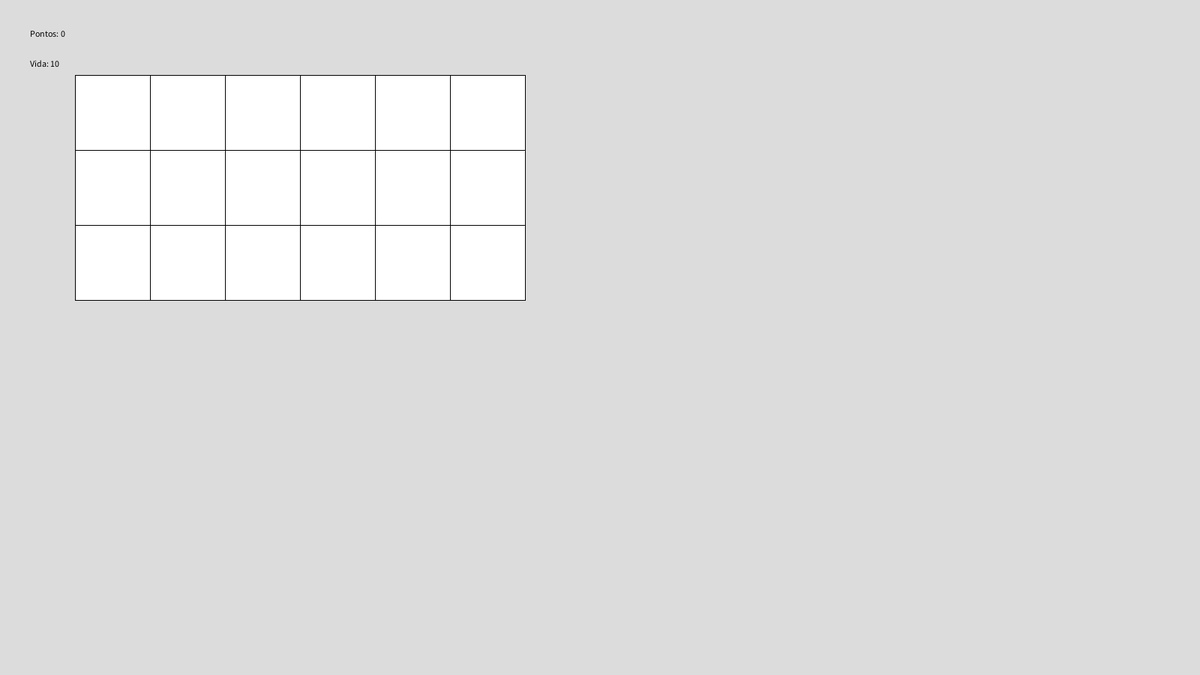
Frame 1 (no input)
Frame 60 (the mouse pressed at the canvas centre just before this capture): identical to frame 1, image omitted
Frame 120 (the mouse held since frame 60 and released just before this capture): identical to frame 1, image omitted

The Processing sketch that drew this single still picture (run headless with seeded random() and noise(); from frame 60 on, the mouse is pressed at the canvas centre):

// Processing sketch: Jogo_da_Memoria
// ── Jogo_da_Memoria.pde
ArrayList<Card> cards;
int listSize = 18;
int points = 0;
int lifePoints = 10;
Card selectedCard;
boolean gameFinished;

void setup(){
  size(1600, 900);
  cards = new ArrayList<Card>();
  ArrayList<Card> valueCards = new ArrayList<Card>();
  Card card;
  
  //quantidade vai depender da dificuldade
  for (int i = 1; i <= listSize; i++){
    if (i <= listSize/2){  //gerando só para metade e dps randomizar os que foram gerados entre o resto
      card = new Card(i, listSize, (char) int(random(33, 127)));
      cards.add(card);
      valueCards.add(card);
    } else{
      int valueIndex = int(random(0,valueCards.size()/2+1));
      cards.add(new Card(i, listSize, valueCards.get(valueIndex).getValue()));
      valueCards.remove(valueIndex);
    }
    println("Card ", cards.get(cards.size()-1).getIndex(), ", valor: ", cards.get(cards.size()-1).getValue());
  }
}

void draw(){
  background(220,220,220);
  for (Card card : cards){
    card.print();
  }
  
  displayPoints();
}

void mouseReleased(){
  if (gameFinished)
    return;
  
  if (isAnyCardShowingTemporarily())
    return;
  
  for (Card card : cards){
    if (card.isClickedByMouse()){
      
      if (selectedCard == null){
        card.flip();
        selectedCard = card;
      } else if (selectedCard.getValue() == card.getValue() && selectedCard != card){
        points += 1;
        selectedCard.flipAndStayInactive();
        card.flipAndStayInactive();
        selectedCard = null;
      } else if (selectedCard.getValue() != card.getValue() && selectedCard != card){
        lifePoints -= 1;
        card.showTemporarily();
        selectedCard.showTemporarily();
        selectedCard = null;
      }
      
    }
  }
  
  if (lifePoints == 0 || points == listSize/2)
    gameFinished = true;
}

void displayPoints(){
  int previousFillColor = g.fillColor;
  fill(0);
  text("Pontos: " + String.valueOf(points), 40, 40, 280, 320);
  text("Vida: " + String.valueOf(lifePoints), 40, 80, 280, 320);
  fill(previousFillColor);
}

boolean isAnyCardShowingTemporarily(){
  for (Card card : cards){
    if (card.isCardShowingTemporarily())
      return true;
  }
  return false;
}

// ── Card.pde
class Card{
  
  private int index;
  private char value;
  private int x;
  private int y;
  private int size = 100;
  private boolean inactive;
  private boolean flipped;
  private boolean showingTemporarily;
  private int counterStartTime;
  
  public Card(int index, int listSize, char value){
    this.index = index;
    this.value = value;
    calculateCoordinates(index, listSize);
    inactive = false;
    flipped = false;
  }
  
  public void flipAndStayInactive(){
    flipped = true;
    inactive = true;
  }
  
  public void flip(){
    flipped = !flipped;
  }
  
  public void showTemporarily(){
    showingTemporarily = true;
    counterStartTime = millis();
    if(!flipped)
      flip();
  }
  
  public boolean isClickedByMouse(){
    if (inactive)
      return false;
    
    if (mouseX >= x && mouseX <= x+size && 
      mouseY >= y && mouseY <= y+size) {
      return true;
    } else {
      return false;
    }
  }
  
  public void print(){
    int previousFillColor = g.fillColor;
    square(x, y, size);
    
    if(flipped){
      fill(0);
      text(value, x+size/2, y+size/2);
      fill(previousFillColor);
    }
    
    if (showingTemporarily){
      int secondsElapsed = ( millis() - counterStartTime ) / 1000;
      if (secondsElapsed > 3){
        flip();
        showingTemporarily = false;
      } 
    }
  }
  
  public int getIndex(){
    return this.index;
  }
  
  public char getValue(){
    return this.value;
  }
  
  private void calculateCoordinates(int index, int listSize){
    x = size*(index%(listSize/3));
    x += 100; //Só para dar espaço
    y = size;
    if (index > (listSize/3) && index <= (listSize/3*2)){
      y = y * 2;
    } else if (index > (listSize/3*2)){
      y = y * 3;
    }
  }
  
  public boolean isCardShowingTemporarily(){
    return showingTemporarily;
  }
}
